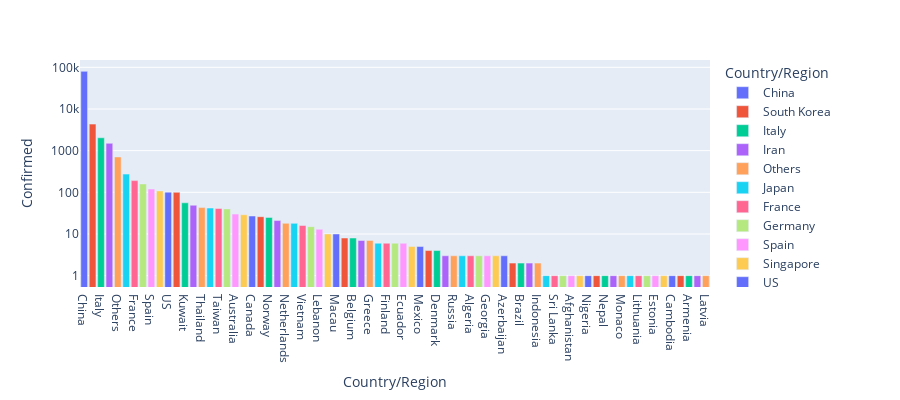

Here is the notebook cell this chart was saved with:
### Code cell
#Plotting confirmed cases 
import plotly.express as px
fig = px.bar(plot,x=plot['Country/Region'],y=plot['Confirmed'], color=plot['Country/Region'],height=400,log_y=True)
fig.show()

### Figure 1 — Plotly figure (JSON) as saved in the notebook; plotly's stock layout.template omitted (floating-point values rounded to 4 significant figures)
{"data": [{"alignmentgroup": "True", "hoverlabel": {"namelength": 0}, "hovertemplate": "Country/Region=%{x}<br>Confirmed=%{y}", "legendgroup": "China", "marker": {"color": "#636efa"}, "name": "China", "offsetgroup": "China", "orientation": "v", "showlegend": true, "textposition": "auto", "type": "bar", "x": ["China"], "xaxis": "x", "y": [80026], "yaxis": "y"}, {"alignmentgroup": "True", "hoverlabel": {"namelength": 0}, "hovertemplate": "Country/Region=%{x}<br>Confirmed=%{y}", "legendgroup": "South Korea", "marker": {"color": "#EF553B"}, "name": "South Korea", "offsetgroup": "South Korea", "orientation": "v", "showlegend": true, "textposition": "auto", "type": "bar", "x": ["South Korea"], "xaxis": "x", "y": [4335], "yaxis": "y"}, {"alignmentgroup": "True", "hoverlabel": {"namelength": 0}, "hovertemplate": "Country/Region=%{x}<br>Confirmed=%{y}", "legendgroup": "Italy", "marker": {"color": "#00cc96"}, "name": "Italy", "offsetgroup": "Italy", "orientation": "v", "showlegend": true, "textposition": "auto", "type": "bar", "x": ["Italy"], "xaxis": "x", "y": [2036], "yaxis": "y"}, {"alignmentgroup": "True", "hoverlabel": {"namelength": 0}, "hovertemplate": "Country/Region=%{x}<br>Confirmed=%{y}", "legendgroup": "Iran", "marker": {"color": "#ab63fa"}, "name": "Iran", "offsetgroup": "Iran", "orientation": "v", "showlegend": true, "textposition": "auto", "type": "bar", "x": ["Iran"], "xaxis": "x", "y": [1501], "yaxis": "y"}, {"alignmentgroup": "True", "hoverlabel": {"namelength": 0}, "hovertemplate": "Country/Region=%{x}<br>Confirmed=%{y}", "legendgroup": "Others", "marker": {"color": "#FFA15A"}, "name": "Others", "offsetgroup": "Others", "orientation": "v", "showlegend": true, "textposition": "auto", "type": "bar", "x": ["Others"], "xaxis": "x", "y": [705], "yaxis": "y"}, {"alignmentgroup": "True", "hoverlabel": {"namelength": 0}, "hovertemplate": "Country/Region=%{x}<br>Confirmed=%{y}", "legendgroup": "Japan", "marker": {"color": "#19d3f3"}, "name": "Japan", "offsetgroup": "Japan", "orientation": "v", "showlegend": true, "textposition": "auto", "type": "bar", "x": ["Japan"], "xaxis": "x", "y": [274], "yaxis": "y"}, {"alignmentgroup": "True", "hoverlabel": {"namelength": 0}, "hovertemplate": "Country/Region=%{x}<br>Confirmed=%{y}", "legendgroup": "France", "marker": {"color": "#FF6692"}, "name": "France", "offsetgroup": "France", "orientation": "v", "showlegend": true, "textposition": "auto", "type": "bar", "x": ["France"], "xaxis": "x", "y": [191], "yaxis": "y"}, {"alignmentgroup": "True", "hoverlabel": {"namelength": 0}, "hovertemplate": "Country/Region=%{x}<br>Confirmed=%{y}", "legendgroup": "Germany", "marker": {"color": "#B6E880"}, "name": "Germany", "offsetgroup": "Germany", "orientation": "v", "showlegend": true, "textposition": "auto", "type": "bar", "x": ["Germany"], "xaxis": "x", "y": [159], "yaxis": "y"}, {"alignmentgroup": "True", "hoverlabel": {"namelength": 0}, "hovertemplate": "Country/Region=%{x}<br>Confirmed=%{y}", "legendgroup": "Spain", "marker": {"color": "#FF97FF"}, "name": "Spain", "offsetgroup": "Spain", "orientation": "v", "showlegend": true, "textposition": "auto", "type": "bar", "x": ["Spain"], "xaxis": "x", "y": [120], "yaxis": "y"}, {"alignmentgroup": "True", "hoverlabel": {"namelength": 0}, "hovertemplate": "Country/Region=%{x}<br>Confirmed=%{y}", "legendgroup": "Singapore", "marker": {"color": "#FECB52"}, "name": "Singapore", "offsetgroup": "Singapore", "orientation": "v", "showlegend": true, "textposition": "auto", "type": "bar", "x": ["Singapore"], "xaxis": "x", "y": [108], "yaxis": "y"}, {"alignmentgroup": "True", "hoverlabel": {"namelength": 0}, "hovertemplate": "Country/Region=%{x}<br>Confirmed=%{y}", "legendgroup": "US", "marker": {"color": "#636efa"}, "name": "US", "offsetgroup": "US", "orientation": "v", "showlegend": true, "textposition": "auto", "type": "bar", "x": ["US"], "xaxis": "x", "y": [101], "yaxis": "y"}, {"alignmentgroup": "True", "hoverlabel": {"namelength": 0}, "hovertemplate": "Country/Region=%{x}<br>Confirmed=%{y}", "legendgroup": "Hong Kong", "marker": {"color": "#EF553B"}, "name": "Hong Kong", "offsetgroup": "Hong Kong", "orientation": "v", "showlegend": true, "textposition": "auto", "type": "bar", "x": ["Hong Kong"], "xaxis": "x", "y": [100], "yaxis": "y"}, {"alignmentgroup": "True", "hoverlabel": {"namelength": 0}, "hovertemplate": "Country/Region=%{x}<br>Confirmed=%{y}", "legendgroup": "Kuwait", "marker": {"color": "#00cc96"}, "name": "Kuwait", "offsetgroup": "Kuwait", "orientation": "v", "showlegend": true, "textposition": "auto", "type": "bar", "x": ["Kuwait"], "xaxis": "x", "y": [56], "yaxis": "y"}, {"alignmentgroup": "True", "hoverlabel": {"namelength": 0}, "hovertemplate": "Country/Region=%{x}<br>Confirmed=%{y}", "legendgroup": "Bahrain", "marker": {"color": "#ab63fa"}, "name": "Bahrain", "offsetgroup": "Bahrain", "orientation": "v", "showlegend": true, "textposition": "auto", "type": "bar", "x": ["Bahrain"], "xaxis": "x", "y": [49], "yaxis": "y"}, {"alignmentgroup": "True", "hoverlabel": {"namelength": 0}, "hovertemplate": "Country/Region=%{x}<br>Confirmed=%{y}", "legendgroup": "Thailand", "marker": {"color": "#FFA15A"}, "name": "Thailand", "offsetgroup": "Thailand", "orientation": "v", "showlegend": true, "textposition": "auto", "type": "bar", "x": ["Thailand"], "xaxis": "x", "y": [43], "yaxis": "y"}, {"alignmentgroup": "True", "hoverlabel": {"namelength": 0}, "hovertemplate": "Country/Region=%{x}<br>Confirmed=%{y}", "legendgroup": "Switzerland", "marker": {"color": "#19d3f3"}, "name": "Switzerland", "offsetgroup": "Switzerland", "orientation": "v", "showlegend": true, "textposition": "auto", "type": "bar", "x": ["Switzerland"], "xaxis": "x", "y": [42], "yaxis": "y"}, {"alignmentgroup": "True", "hoverlabel": {"namelength": 0}, "hovertemplate": "Country/Region=%{x}<br>Confirmed=%{y}", "legendgroup": "Taiwan", "marker": {"color": "#FF6692"}, "name": "Taiwan", "offsetgroup": "Taiwan", "orientation": "v", "showlegend": true, "textposition": "auto", "type": "bar", "x": ["Taiwan"], "xaxis": "x", "y": [41], "yaxis": "y"}, {"alignmentgroup": "True", "hoverlabel": {"namelength": 0}, "hovertemplate": "Country/Region=%{x}<br>Confirmed=%{y}", "legendgroup": "UK", "marker": {"color": "#B6E880"}, "name": "UK", "offsetgroup": "UK", "orientation": "v", "showlegend": true, "textposition": "auto", "type": "bar", "x": ["UK"], "xaxis": "x", "y": [40], "yaxis": "y"}, {"alignmentgroup": "True", "hoverlabel": {"namelength": 0}, "hovertemplate": "Country/Region=%{x}<br>Confirmed=%{y}", "legendgroup": "Australia", "marker": {"color": "#FF97FF"}, "name": "Australia", "offsetgroup": "Australia", "orientation": "v", "showlegend": true, "textposition": "auto", "type": "bar", "x": ["Australia"], "xaxis": "x", "y": [30], "yaxis": "y"}, {"alignmentgroup": "True", "hoverlabel": {"namelength": 0}, "hovertemplate": "Country/Region=%{x}<br>Confirmed=%{y}", "legendgroup": "Malaysia", "marker": {"color": "#FECB52"}, "name": "Malaysia", "offsetgroup": "Malaysia", "orientation": "v", "showlegend": true, "textposition": "auto", "type": "bar", "x": ["Malaysia"], "xaxis": "x", "y": [29], "yaxis": "y"}, {"alignmentgroup": "True", "hoverlabel": {"namelength": 0}, "hovertemplate": "Country/Region=%{x}<br>Confirmed=%{y}", "legendgroup": "Canada", "marker": {"color": "#636efa"}, "name": "Canada", "offsetgroup": "Canada", "orientation": "v", "showlegend": true, "textposition": "auto", "type": "bar", "x": ["Canada"], "xaxis": "x", "y": [27], "yaxis": "y"}, {"alignmentgroup": "True", "hoverlabel": {"namelength": 0}, "hovertemplate": "Country/Region=%{x}<br>Confirmed=%{y}", "legendgroup": "Iraq", "marker": {"color": "#EF553B"}, "name": "Iraq", "offsetgroup": "Iraq", "orientation": "v", "showlegend": true, "textposition": "auto", "type": "bar", "x": ["Iraq"], "xaxis": "x", "y": [26], "yaxis": "y"}, {"alignmentgroup": "True", "hoverlabel": {"namelength": 0}, "hovertemplate": "Country/Region=%{x}<br>Confirmed=%{y}", "legendgroup": "Norway", "marker": {"color": "#00cc96"}, "name": "Norway", "offsetgroup": "Norway", "orientation": "v", "showlegend": true, "textposition": "auto", "type": "bar", "x": ["Norway"], "xaxis": "x", "y": [25], "yaxis": "y"}, {"alignmentgroup": "True", "hoverlabel": {"namelength": 0}, "hovertemplate": "Country/Region=%{x}<br>Confirmed=%{y}", "legendgroup": "United Arab Emirates", "marker": {"color": "#ab63fa"}, "name": "United Arab Emirates", "offsetgroup": "United Arab Emirates", "orientation": "v", "showlegend": true, "textposition": "auto", "type": "bar", "x": ["United Arab Emirates"], "xaxis": "x", "y": [21], "yaxis": "y"}, {"alignmentgroup": "True", "hoverlabel": {"namelength": 0}, "hovertemplate": "Country/Region=%{x}<br>Confirmed=%{y}", "legendgroup": "Netherlands", "marker": {"color": "#FFA15A"}, "name": "Netherlands", "offsetgroup": "Netherlands", "orientation": "v", "showlegend": true, "textposition": "auto", "type": "bar", "x": ["Netherlands"], "xaxis": "x", "y": [18], "yaxis": "y"}, {"alignmentgroup": "True", "hoverlabel": {"namelength": 0}, "hovertemplate": "Country/Region=%{x}<br>Confirmed=%{y}", "legendgroup": "Austria", "marker": {"color": "#19d3f3"}, "name": "Austria", "offsetgroup": "Austria", "orientation": "v", "showlegend": true, "textposition": "auto", "type": "bar", "x": ["Austria"], "xaxis": "x", "y": [18], "yaxis": "y"}, {"alignmentgroup": "True", "hoverlabel": {"namelength": 0}, "hovertemplate": "Country/Region=%{x}<br>Confirmed=%{y}", "legendgroup": "Vietnam", "marker": {"color": "#FF6692"}, "name": "Vietnam", "offsetgroup": "Vietnam", "orientation": "v", "showlegend": true, "textposition": "auto", "type": "bar", "x": ["Vietnam"], "xaxis": "x", "y": [16], "yaxis": "y"}, {"alignmentgroup": "True", "hoverlabel": {"namelength": 0}, "hovertemplate": "Country/Region=%{x}<br>Confirmed=%{y}", "legendgroup": "Sweden", "marker": {"color": "#B6E880"}, "name": "Sweden", "offsetgroup": "Sweden", "orientation": "v", "showlegend": true, "textposition": "auto", "type": "bar", "x": ["Sweden"], "xaxis": "x", "y": [15], "yaxis": "y"}, {"alignmentgroup": "True", "hoverlabel": {"namelength": 0}, "hovertemplate": "Country/Region=%{x}<br>Confirmed=%{y}", "legendgroup": "Lebanon", "marker": {"color": "#FF97FF"}, "name": "Lebanon", "offsetgroup": "Lebanon", "orientation": "v", "showlegend": true, "textposition": "auto", "type": "bar", "x": ["Lebanon"], "xaxis": "x", "y": [13], "yaxis": "y"}, {"alignmentgroup": "True", "hoverlabel": {"namelength": 0}, "hovertemplate": "Country/Region=%{x}<br>Confirmed=%{y}", "legendgroup": "Israel", "marker": {"color": "#FECB52"}, "name": "Israel", "offsetgroup": "Israel", "orientation": "v", "showlegend": true, "textposition": "auto", "type": "bar", "x": ["Israel"], "xaxis": "x", "y": [10], "yaxis": "y"}, {"alignmentgroup": "True", "hoverlabel": {"namelength": 0}, "hovertemplate": "Country/Region=%{x}<br>Confirmed=%{y}", "legendgroup": "Macau", "marker": {"color": "#636efa"}, "name": "Macau", "offsetgroup": "Macau", "orientation": "v", "showlegend": true, "textposition": "auto", "type": "bar", "x": ["Macau"], "xaxis": "x", "y": [10], "yaxis": "y"}, {"alignmentgroup": "True", "hoverlabel": {"namelength": 0}, "hovertemplate": "Country/Region=%{x}<br>Confirmed=%{y}", "legendgroup": "San Marino", "marker": {"color": "#EF553B"}, "name": "San Marino", "offsetgroup": "San Marino", "orientation": "v", "showlegend": true, "textposition": "auto", "type": "bar", "x": ["San Marino"], "xaxis": "x", "y": [8], "yaxis": "y"}, {"alignmentgroup": "True", "hoverlabel": {"namelength": 0}, "hovertemplate": "Country/Region=%{x}<br>Confirmed=%{y}", "legendgroup": "Belgium", "marker": {"color": "#00cc96"}, "name": "Belgium", "offsetgroup": "Belgium", "orientation": "v", "showlegend": true, "textposition": "auto", "type": "bar", "x": ["Belgium"], "xaxis": "x", "y": [8], "yaxis": "y"}, {"alignmentgroup": "True", "hoverlabel": {"namelength": 0}, "hovertemplate": "Country/Region=%{x}<br>Confirmed=%{y}", "legendgroup": "Croatia", "marker": {"color": "#ab63fa"}, "name": "Croatia", "offsetgroup": "Croatia", "orientation": "v", "showlegend": true, "textposition": "auto", "type": "bar", "x": ["Croatia"], "xaxis": "x", "y": [7], "yaxis": "y"}, {"alignmentgroup": "True", "hoverlabel": {"namelength": 0}, "hovertemplate": "Country/Region=%{x}<br>Confirmed=%{y}", "legendgroup": "Greece", "marker": {"color": "#FFA15A"}, "name": "Greece", "offsetgroup": "Greece", "orientation": "v", "showlegend": true, "textposition": "auto", "type": "bar", "x": ["Greece"], "xaxis": "x", "y": [7], "yaxis": "y"}, {"alignmentgroup": "True", "hoverlabel": {"namelength": 0}, "hovertemplate": "Country/Region=%{x}<br>Confirmed=%{y}", "legendgroup": "Iceland", "marker": {"color": "#19d3f3"}, "name": "Iceland", "offsetgroup": "Iceland", "orientation": "v", "showlegend": true, "textposition": "auto", "type": "bar", "x": ["Iceland"], "xaxis": "x", "y": [6], "yaxis": "y"}, {"alignmentgroup": "True", "hoverlabel": {"namelength": 0}, "hovertemplate": "Country/Region=%{x}<br>Confirmed=%{y}", "legendgroup": "Finland", "marker": {"color": "#FF6692"}, "name": "Finland", "offsetgroup": "Finland", "orientation": "v", "showlegend": true, "textposition": "auto", "type": "bar", "x": ["Finland"], "xaxis": "x", "y": [6], "yaxis": "y"}, {"alignmentgroup": "True", "hoverlabel": {"namelength": 0}, "hovertemplate": "Country/Region=%{x}<br>Confirmed=%{y}", "legendgroup": "Oman", "marker": {"color": "#B6E880"}, "name": "Oman", "offsetgroup": "Oman", "orientation": "v", "showlegend": true, "textposition": "auto", "type": "bar", "x": ["Oman"], "xaxis": "x", "y": [6], "yaxis": "y"}, {"alignmentgroup": "True", "hoverlabel": {"namelength": 0}, "hovertemplate": "Country/Region=%{x}<br>Confirmed=%{y}", "legendgroup": "Ecuador", "marker": {"color": "#FF97FF"}, "name": "Ecuador", "offsetgroup": "Ecuador", "orientation": "v", "showlegend": true, "textposition": "auto", "type": "bar", "x": ["Ecuador"], "xaxis": "x", "y": [6], "yaxis": "y"}, {"alignmentgroup": "True", "hoverlabel": {"namelength": 0}, "hovertemplate": "Country/Region=%{x}<br>Confirmed=%{y}", "legendgroup": "India", "marker": {"color": "#FECB52"}, "name": "India", "offsetgroup": "India", "orientation": "v", "showlegend": true, "textposition": "auto", "type": "bar", "x": ["India"], "xaxis": "x", "y": [5], "yaxis": "y"}, {"alignmentgroup": "True", "hoverlabel": {"namelength": 0}, "hovertemplate": "Country/Region=%{x}<br>Confirmed=%{y}", "legendgroup": "Mexico", "marker": {"color": "#636efa"}, "name": "Mexico", "offsetgroup": "Mexico", "orientation": "v", "showlegend": true, "textposition": "auto", "type": "bar", "x": ["Mexico"], "xaxis": "x", "y": [5], "yaxis": "y"}, {"alignmentgroup": "True", "hoverlabel": {"namelength": 0}, "hovertemplate": "Country/Region=%{x}<br>Confirmed=%{y}", "legendgroup": "Pakistan", "marker": {"color": "#EF553B"}, "name": "Pakistan", "offsetgroup": "Pakistan", "orientation": "v", "showlegend": true, "textposition": "auto", "type": "bar", "x": ["Pakistan"], "xaxis": "x", "y": [4], "yaxis": "y"}, {"alignmentgroup": "True", "hoverlabel": {"namelength": 0}, "hovertemplate": "Country/Region=%{x}<br>Confirmed=%{y}", "legendgroup": "Denmark", "marker": {"color": "#00cc96"}, "name": "Denmark", "offsetgroup": "Denmark", "orientation": "v", "showlegend": true, "textposition": "auto", "type": "bar", "x": ["Denmark"], "xaxis": "x", "y": [4], "yaxis": "y"}, {"alignmentgroup": "True", "hoverlabel": {"namelength": 0}, "hovertemplate": "Country/Region=%{x}<br>Confirmed=%{y}", "legendgroup": "Philippines", "marker": {"color": "#ab63fa"}, "name": "Philippines", "offsetgroup": "Philippines", "orientation": "v", "showlegend": true, "textposition": "auto", "type": "bar", "x": ["Philippines"], "xaxis": "x", "y": [3], "yaxis": "y"}, {"alignmentgroup": "True", "hoverlabel": {"namelength": 0}, "hovertemplate": "Country/Region=%{x}<br>Confirmed=%{y}", "legendgroup": "Russia", "marker": {"color": "#FFA15A"}, "name": "Russia", "offsetgroup": "Russia", "orientation": "v", "showlegend": true, "textposition": "auto", "type": "bar", "x": ["Russia"], "xaxis": "x", "y": [3], "yaxis": "y"}, {"alignmentgroup": "True", "hoverlabel": {"namelength": 0}, "hovertemplate": "Country/Region=%{x}<br>Confirmed=%{y}", "legendgroup": "Qatar", "marker": {"color": "#19d3f3"}, "name": "Qatar", "offsetgroup": "Qatar", "orientation": "v", "showlegend": true, "textposition": "auto", "type": "bar", "x": ["Qatar"], "xaxis": "x", "y": [3], "yaxis": "y"}, {"alignmentgroup": "True", "hoverlabel": {"namelength": 0}, "hovertemplate": "Country/Region=%{x}<br>Confirmed=%{y}", "legendgroup": "Algeria", "marker": {"color": "#FF6692"}, "name": "Algeria", "offsetgroup": "Algeria", "orientation": "v", "showlegend": true, "textposition": "auto", "type": "bar", "x": ["Algeria"], "xaxis": "x", "y": [3], "yaxis": "y"}, {"alignmentgroup": "True", "hoverlabel": {"namelength": 0}, "hovertemplate": "Country/Region=%{x}<br>Confirmed=%{y}", "legendgroup": "Romania", "marker": {"color": "#B6E880"}, "name": "Romania", "offsetgroup": "Romania", "orientation": "v", "showlegend": true, "textposition": "auto", "type": "bar", "x": ["Romania"], "xaxis": "x", "y": [3], "yaxis": "y"}, {"alignmentgroup": "True", "hoverlabel": {"namelength": 0}, "hovertemplate": "Country/Region=%{x}<br>Confirmed=%{y}", "legendgroup": "Georgia", "marker": {"color": "#FF97FF"}, "name": "Georgia", "offsetgroup": "Georgia", "orientation": "v", "showlegend": true, "textposition": "auto", "type": "bar", "x": ["Georgia"], "xaxis": "x", "y": [3], "yaxis": "y"}, {"alignmentgroup": "True", "hoverlabel": {"namelength": 0}, "hovertemplate": "Country/Region=%{x}<br>Confirmed=%{y}", "legendgroup": "Czech Republic", "marker": {"color": "#FECB52"}, "name": "Czech Republic", "offsetgroup": "Czech Republic", "orientation": "v", "showlegend": true, "textposition": "auto", "type": "bar", "x": ["Czech Republic"], "xaxis": "x", "y": [3], "yaxis": "y"}, {"alignmentgroup": "True", "hoverlabel": {"namelength": 0}, "hovertemplate": "Country/Region=%{x}<br>Confirmed=%{y}", "legendgroup": "Azerbaijan", "marker": {"color": "#636efa"}, "name": "Azerbaijan", "offsetgroup": "Azerbaijan", "orientation": "v", "showlegend": true, "textposition": "auto", "type": "bar", "x": ["Azerbaijan"], "xaxis": "x", "y": [3], "yaxis": "y"}, {"alignmentgroup": "True", "hoverlabel": {"namelength": 0}, "hovertemplate": "Country/Region=%{x}<br>Confirmed=%{y}", "legendgroup": "Egypt", "marker": {"color": "#EF553B"}, "name": "Egypt", "offsetgroup": "Egypt", "orientation": "v", "showlegend": true, "textposition": "auto", "type": "bar", "x": ["Egypt"], "xaxis": "x", "y": [2], "yaxis": "y"}, {"alignmentgroup": "True", "hoverlabel": {"namelength": 0}, "hovertemplate": "Country/Region=%{x}<br>Confirmed=%{y}", "legendgroup": "Brazil", "marker": {"color": "#00cc96"}, "name": "Brazil", "offsetgroup": "Brazil", "orientation": "v", "showlegend": true, "textposition": "auto", "type": "bar", "x": ["Brazil"], "xaxis": "x", "y": [2], "yaxis": "y"}, {"alignmentgroup": "True", "hoverlabel": {"namelength": 0}, "hovertemplate": "Country/Region=%{x}<br>Confirmed=%{y}", "legendgroup": "Portugal", "marker": {"color": "#ab63fa"}, "name": "Portugal", "offsetgroup": "Portugal", "orientation": "v", "showlegend": true, "textposition": "auto", "type": "bar", "x": ["Portugal"], "xaxis": "x", "y": [2], "yaxis": "y"}, {"alignmentgroup": "True", "hoverlabel": {"namelength": 0}, "hovertemplate": "Country/Region=%{x}<br>Confirmed=%{y}", "legendgroup": "Indonesia", "marker": {"color": "#FFA15A"}, "name": "Indonesia", "offsetgroup": "Indonesia", "orientation": "v", "showlegend": true, "textposition": "auto", "type": "bar", "x": ["Indonesia"], "xaxis": "x", "y": [2], "yaxis": "y"}, {"alignmentgroup": "True", "hoverlabel": {"namelength": 0}, "hovertemplate": "Country/Region=%{x}<br>Confirmed=%{y}", "legendgroup": "Senegal", "marker": {"color": "#19d3f3"}, "name": "Senegal", "offsetgroup": "Senegal", "orientation": "v", "showlegend": true, "textposition": "auto", "type": "bar", "x": ["Senegal"], "xaxis": "x", "y": [1], "yaxis": "y"}, {"alignmentgroup": "True", "hoverlabel": {"namelength": 0}, "hovertemplate": "Country/Region=%{x}<br>Confirmed=%{y}", "legendgroup": "Sri Lanka", "marker": {"color": "#FF6692"}, "name": "Sri Lanka", "offsetgroup": "Sri Lanka", "orientation": "v", "showlegend": true, "textposition": "auto", "type": "bar", "x": ["Sri Lanka"], "xaxis": "x", "y": [1], "yaxis": "y"}, {"alignmentgroup": "True", "hoverlabel": {"namelength": 0}, "hovertemplate": "Country/Region=%{x}<br>Confirmed=%{y}", "legendgroup": "Saudi Arabia", "marker": {"color": "#B6E880"}, "name": "Saudi Arabia", "offsetgroup": "Saudi Arabia", "orientation": "v", "showlegend": true, "textposition": "auto", "type": "bar", "x": ["Saudi Arabia"], "xaxis": "x", "y": [1], "yaxis": "y"}, {"alignmentgroup": "True", "hoverlabel": {"namelength": 0}, "hovertemplate": "Country/Region=%{x}<br>Confirmed=%{y}", "legendgroup": "Afghanistan", "marker": {"color": "#FF97FF"}, "name": "Afghanistan", "offsetgroup": "Afghanistan", "orientation": "v", "showlegend": true, "textposition": "auto", "type": "bar", "x": ["Afghanistan"], "xaxis": "x", "y": [1], "yaxis": "y"}, {"alignmentgroup": "True", "hoverlabel": {"namelength": 0}, "hovertemplate": "Country/Region=%{x}<br>Confirmed=%{y}", "legendgroup": "North Macedonia", "marker": {"color": "#FECB52"}, "name": "North Macedonia", "offsetgroup": "North Macedonia", "orientation": "v", "showlegend": true, "textposition": "auto", "type": "bar", "x": ["North Macedonia"], "xaxis": "x", "y": [1], "yaxis": "y"}, {"alignmentgroup": "True", "hoverlabel": {"namelength": 0}, "hovertemplate": "Country/Region=%{x}<br>Confirmed=%{y}", "legendgroup": "Nigeria", "marker": {"color": "#636efa"}, "name": "Nigeria", "offsetgroup": "Nigeria", "orientation": "v", "showlegend": true, "textposition": "auto", "type": "bar", "x": ["Nigeria"], "xaxis": "x", "y": [1], "yaxis": "y"}, {"alignmentgroup": "True", "hoverlabel": {"namelength": 0}, "hovertemplate": "Country/Region=%{x}<br>Confirmed=%{y}", "legendgroup": "New Zealand", "marker": {"color": "#EF553B"}, "name": "New Zealand", "offsetgroup": "New Zealand", "orientation": "v", "showlegend": true, "textposition": "auto", "type": "bar", "x": ["New Zealand"], "xaxis": "x", "y": [1], "yaxis": "y"}, {"alignmentgroup": "True", "hoverlabel": {"namelength": 0}, "hovertemplate": "Country/Region=%{x}<br>Confirmed=%{y}", "legendgroup": "Nepal", "marker": {"color": "#00cc96"}, "name": "Nepal", "offsetgroup": "Nepal", "orientation": "v", "showlegend": true, "textposition": "auto", "type": "bar", "x": ["Nepal"], "xaxis": "x", "y": [1], "yaxis": "y"}, {"alignmentgroup": "True", "hoverlabel": {"namelength": 0}, "hovertemplate": "Country/Region=%{x}<br>Confirmed=%{y}", "legendgroup": "Morocco", "marker": {"color": "#ab63fa"}, "name": "Morocco", "offsetgroup": "Morocco", "orientation": "v", "showlegend": true, "textposition": "auto", "type": "bar", "x": ["Morocco"], "xaxis": "x", "y": [1], "yaxis": "y"}, {"alignmentgroup": "True", "hoverlabel": {"namelength": 0}, "hovertemplate": "Country/Region=%{x}<br>Confirmed=%{y}", "legendgroup": "Monaco", "marker": {"color": "#FFA15A"}, "name": "Monaco", "offsetgroup": "Monaco", "orientation": "v", "showlegend": true, "textposition": "auto", "type": "bar", "x": ["Monaco"], "xaxis": "x", "y": [1], "yaxis": "y"}, {"alignmentgroup": "True", "hoverlabel": {"namelength": 0}, "hovertemplate": "Country/Region=%{x}<br>Confirmed=%{y}", "legendgroup": "Luxembourg", "marker": {"color": "#19d3f3"}, "name": "Luxembourg", "offsetgroup": "Luxembourg", "orientation": "v", "showlegend": true, "textposition": "auto", "type": "bar", "x": ["Luxembourg"], "xaxis": "x", "y": [1], "yaxis": "y"}, {"alignmentgroup": "True", "hoverlabel": {"namelength": 0}, "hovertemplate": "Country/Region=%{x}<br>Confirmed=%{y}", "legendgroup": "Lithuania", "marker": {"color": "#FF6692"}, "name": "Lithuania", "offsetgroup": "Lithuania", "orientation": "v", "showlegend": true, "textposition": "auto", "type": "bar", "x": ["Lithuania"], "xaxis": "x", "y": [1], "yaxis": "y"}, {"alignmentgroup": "True", "hoverlabel": {"namelength": 0}, "hovertemplate": "Country/Region=%{x}<br>Confirmed=%{y}", "legendgroup": "Ireland", "marker": {"color": "#B6E880"}, "name": "Ireland", "offsetgroup": "Ireland", "orientation": "v", "showlegend": true, "textposition": "auto", "type": "bar", "x": ["Ireland"], "xaxis": "x", "y": [1], "yaxis": "y"}, {"alignmentgroup": "True", "hoverlabel": {"namelength": 0}, "hovertemplate": "Country/Region=%{x}<br>Confirmed=%{y}", "legendgroup": "Estonia", "marker": {"color": "#FF97FF"}, "name": "Estonia", "offsetgroup": "Estonia", "orientation": "v", "showlegend": true, "textposition": "auto", "type": "bar", "x": ["Estonia"], "xaxis": "x", "y": [1], "yaxis": "y"}, {"alignmentgroup": "True", "hoverlabel": {"namelength": 0}, "hovertemplate": "Country/Region=%{x}<br>Confirmed=%{y}", "legendgroup": "Dominican Republic", "marker": {"color": "#FECB52"}, "name": "Dominican Republic", "offsetgroup": "Dominican Republic", "orientation": "v", "showlegend": true, "textposition": "auto", "type": "bar", "x": ["Dominican Republic"], "xaxis": "x", "y": [1], "yaxis": "y"}, {"alignmentgroup": "True", "hoverlabel": {"namelength": 0}, "hovertemplate": "Country/Region=%{x}<br>Confirmed=%{y}", "legendgroup": "Cambodia", "marker": {"color": "#636efa"}, "name": "Cambodia", "offsetgroup": "Cambodia", "orientation": "v", "showlegend": true, "textposition": "auto", "type": "bar", "x": ["Cambodia"], "xaxis": "x", "y": [1], "yaxis": "y"}, {"alignmentgroup": "True", "hoverlabel": {"namelength": 0}, "hovertemplate": "Country/Region=%{x}<br>Confirmed=%{y}", "legendgroup": "Belarus", "marker": {"color": "#EF553B"}, "name": "Belarus", "offsetgroup": "Belarus", "orientation": "v", "showlegend": true, "textposition": "auto", "type": "bar", "x": ["Belarus"], "xaxis": "x", "y": [1], "yaxis": "y"}, {"alignmentgroup": "True", "hoverlabel": {"namelength": 0}, "hovertemplate": "Country/Region=%{x}<br>Confirmed=%{y}", "legendgroup": "Armenia", "marker": {"color": "#00cc96"}, "name": "Armenia", "offsetgroup": "Armenia", "orientation": "v", "showlegend": true, "textposition": "auto", "type": "bar", "x": ["Armenia"], "xaxis": "x", "y": [1], "yaxis": "y"}, {"alignmentgroup": "True", "hoverlabel": {"namelength": 0}, "hovertemplate": "Country/Region=%{x}<br>Confirmed=%{y}", "legendgroup": "Andorra", "marker": {"color": "#ab63fa"}, "name": "Andorra", "offsetgroup": "Andorra", "orientation": "v", "showlegend": true, "textposition": "auto", "type": "bar", "x": ["Andorra"], "xaxis": "x", "y": [1], "yaxis": "y"}, {"alignmentgroup": "True", "hoverlabel": {"namelength": 0}, "hovertemplate": "Country/Region=%{x}<br>Confirmed=%{y}", "legendgroup": "Latvia", "marker": {"color": "#FFA15A"}, "name": "Latvia", "offsetgroup": "Latvia", "orientation": "v", "showlegend": true, "textposition": "auto", "type": "bar", "x": ["Latvia"], "xaxis": "x", "y": [1], "yaxis": "y"}], "layout": {"barmode": "relative", "height": 400, "legend": {"title": {"text": "Country/Region"}, "tracegroupgap": 0}, "margin": {"t": 60}, "xaxis": {"anchor": "y", "categoryarray": ["China", "South Korea", "Italy", "Iran", "Others", "Japan", "France", "Germany", "Spain", "Singapore", "US", "Hong Kong", "Kuwait", "Bahrain", "Thailand", "Switzerland", "Taiwan", "UK", "Australia", "Malaysia", "Canada", "Iraq", "Norway", "United Arab Emirates", "Netherlands", "Austria", "Vietnam", "Sweden", "Lebanon", "Israel", "Macau", "San Marino", "Belgium", "Croatia", "Greece", "Iceland", "Finland", "Oman", "Ecuador", "India", "Mexico", "Pakistan", "Denmark", "Philippines", "Russia", "Qatar", "Algeria", "Romania", "Georgia", "Czech Republic", "Azerbaijan", "Egypt", "Brazil", "Portugal", "Indonesia", "Senegal", "Sri Lanka", "Saudi Arabia", "Afghanistan", "North Macedonia", "Nigeria", "New Zealand", "Nepal", "Morocco", "Monaco", "Luxembourg", "Lithuania", "Ireland", "Estonia", "Dominican Republic", "Cambodia", "Belarus", "Armenia", "Andorra", "Latvia"], "categoryorder": "array", "domain": [0, 1], "title": {"text": "Country/Region"}}, "yaxis": {"anchor": "x", "domain": [0, 1], "title": {"text": "Confirmed"}, "type": "log"}}}
